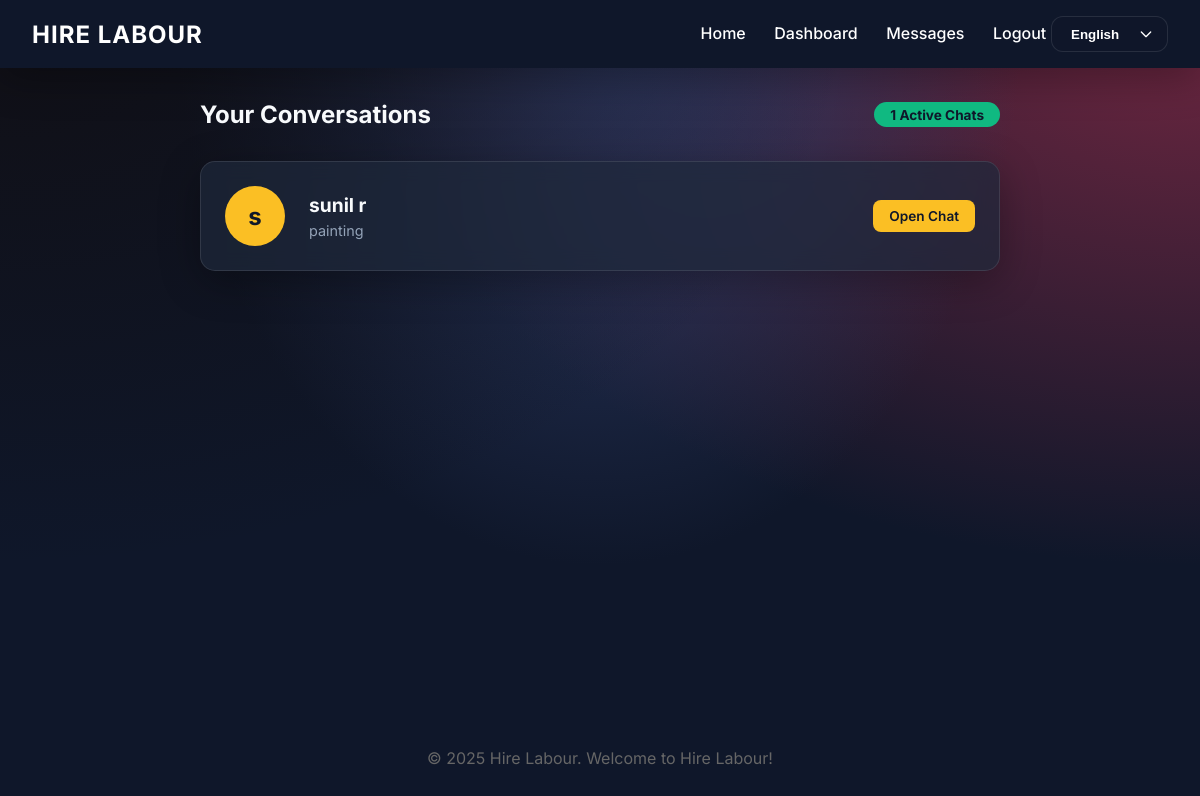
The app's page /messages (signed in) with its own data.
### models.py (models this page shows, shortened)
class Labour(db.Model, UserMixin):
    __tablename__ = 'labours'
    labour_id = db.Column(db.Integer, primary_key=True)
    username = db.Column(db.String(50), unique=True, nullable=False)
    password = db.Column(db.String(255), nullable=False)
    full_name = db.Column(db.String(100), nullable=False)
    email = db.Column(db.String(100), unique=True, nullable=False)
    phone = db.Column(db.String(15), nullable=False)
    service_offered = db.Column(db.String(100), nullable=False)
    address = db.Column(db.Text)
    profile_image = db.Column(db.String(255))
    id_card_image = db.Column(db.String(255))
    selfie_image = db.Column(db.String(255))
    face_encoding = db.Column(db.Text)
    trust_score = db.Column(db.Integer, default=0)
    status = db.Column(db.String(20), default='Pending') # Verified, Suspicious, Fake, Pending
    registration_date = db.Column(db.DateTime, default=datetime.utcnow)
    feedbacks = db.relationship('Feedback', backref='labour', lazy=True)

### app.py (the view)
@app.route('/messages')
@login_required
def messages():
    role = session.get('user_role')
    if role == 'public':
        chats = db.session.query(Message.labour_id).filter_by(public_id=current_user.public_id).distinct().all()
        chat_partners = [Labour.query.get(c[0]) for c in chats]
        return render_template('messages.html', chat_partners=chat_partners, role='public')
    elif role == 'labour':
        chats = db.session.query(Message.public_id).filter_by(labour_id=current_user.labour_id).distinct().all()
        chat_partners = [Public.query.get(c[0]) for c in chats]
        return render_template('messages.html', chat_partners=chat_partners, role='labour')
    return redirect(url_for('index'))

### app.py (called while the page is built)
@login_manager.user_loader
def load_user(user_id):
    try:
        if user_id.startswith('admin_'):
            return Admin.query.get(int(user_id.split('_')[1]))
        elif user_id.startswith('labour_'):
            return Labour.query.get(int(user_id.split('_')[1]))
        elif user_id.startswith('public_'):
            return Public.query.get(int(user_id.split('_')[1]))
    except:
        return None
    return None

@app.context_processor
def inject_lang():
    lang = session.get('lang', 'en')
    en = TRANSLATIONS['en']
    current = TRANSLATIONS.get(lang, en)
    merged = {**en, **current}
    return dict(lang=lang, t=merged)

### templates/messages.html (shortened to what this page needs)
{% extends 'base.html' %}
{% block content %}
<div style="max-width: 800px; margin: 0 auto;">
    <div style="display: flex; align-items: center; justify-content: space-between; margin-bottom: 2rem;">
        <h2 style="margin: 0;">Your Conversations</h2>
        <div
            style="background: var(--accent-color); color: var(--primary-color); padding: 0.3rem 1rem; border-radius: 20px; font-weight: 700; font-size: 0.85rem;">
            {{ chat_partners|length }} Active Chats
        </div>
    </div>
    <div class="grid" style="grid-template-columns: 1fr;">
        {% for partner in chat_partners %}
        <a href="{{ url_for('chat', labour_id=partner.labour_id) if role == 'public' else url_for('chat', labour_id=current_user.labour_id, public_id=partner.public_id) }}"
            class="card"
            style="text-decoration: none; color: inherit; display: flex; align-items: center; justify-content: space-between; padding: 1.5rem; transition: transform 0.2s;">
            <div style="display: flex; align-items: center; gap: 1.5rem;">
                <div
                    style="width: 60px; height: 60px; background: {{ 'var(--secondary-color)' if role == 'public' else 'var(--accent-color)' }}; border-radius: 50%; display: flex; align-items: center; justify-content: center; font-size: 1.5rem; font-weight: 700; color: var(--primary-color);">
                    {{ partner.full_name[0] }}
                </div>
                <div>
                    <h4 style="margin: 0; font-size: 1.2rem;">{{ partner.full_name }}</h4>
                    <p style="margin: 0.3rem 0 0; color: #94a3b8; font-size: 0.9rem;">
                        {% if role == 'public' %}
                        {{ partner.service_offered }}
                        {% else %}
                        Service Seeker
                        {% endif %}
                    </p>
                </div>
            </div>
            <div style="display: flex; flex-direction: column; align-items: flex-end; gap: 0.5rem;">
                <div class="btn btn-primary" style="padding: 0.5rem 1rem; font-size: 0.85rem;">Open Chat</div>
            </div>
        </a>
        {% endfor %}
    </div>
</div>
{% endblock %}

### static/css/style.css (style rules this page uses)
:root { --primary-color: #0f172a; --secondary-color: #fbbf24; --accent-color: #10b981; --bg-color: #0f172a; --text-color: #f8fafc; --glass-bg: rgba(30, 41, 59, 0.7); --glass-border: rgba(255, 255, 255, 0.1); --shadow: 0 10px 40px 0 rgba(0, 0, 0, 0.3); }
* { box-sizing: border-box; margin: 0; padding: 0; }
body { font-family: 'Inter', 'Outfit', sans-serif; background: radial-gradient(at 0% 0%, hsla(253, 16%, 7%, 1) 0, transparent 50%), radial-gradient(at 50% 0%, hsla(225, 39%, 30%, 1) 0, transparent 50%), radial-gradient(at 100% 0%, hsla(339, 49%, 30%, 1) 0, transparent 50%); background-color: var(--bg-color); background-attachment: fixed; color: var(--text-color); min-height: 100vh; display: flex; flex-direction: column; }
.card { background: var(--glass-bg); backdrop-filter: blur(10px); -webkit-backdrop-filter: blur(10px); border: 1px solid var(--glass-border); border-radius: 15px; padding: 1.5rem; box-shadow: var(--shadow); transition: transform 0.3s, box-shadow 0.3s; }
.btn { padding: 0.8rem 1.5rem; border-radius: 8px; border: none; font-weight: 600; cursor: pointer; transition: all 0.3s; text-decoration: none; display: inline-block; }
.btn-primary { background: var(--secondary-color); color: var(--primary-color); }
.grid { display: grid; grid-template-columns: repeat(auto-fill, minmax(300px, 1fr)); gap: 2rem; }

### records on screen
Labour: full_name "s", full_name "sunil r", service_offered "painting"

### other values on screen
{{ t['logout'] }} "Logout"
{{ chat_partners|length }} "1"
{{ t['welcome'] }} "Welcome to Hire Labour!"
